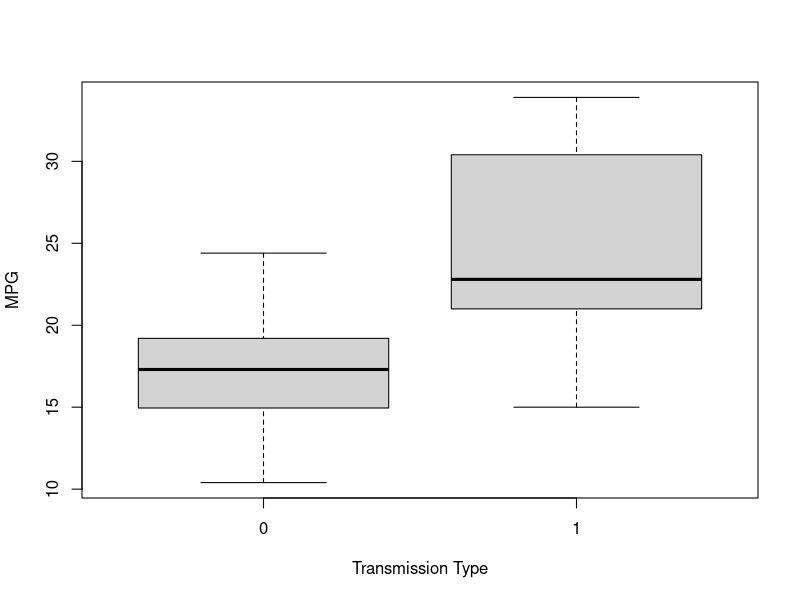
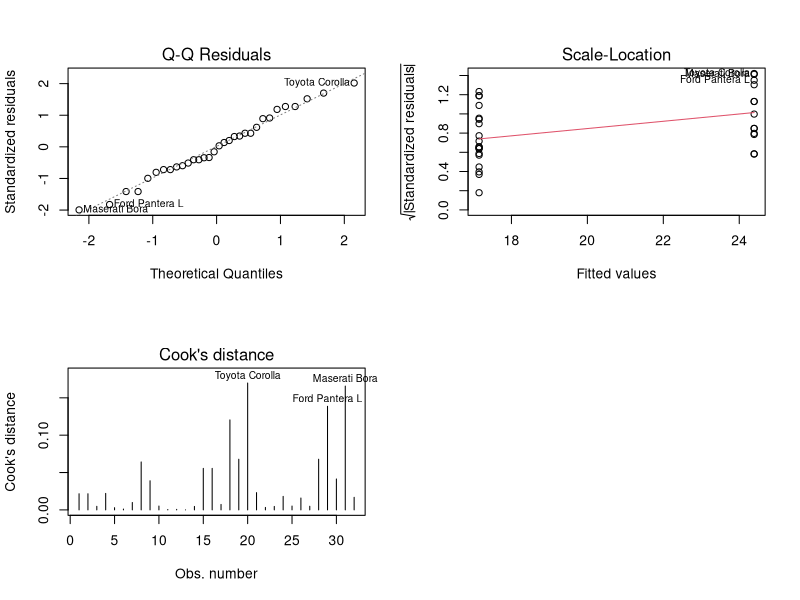

Write the R code that produced these figures, in order.
## ---- chunk 1
knitr::opts_chunk$set(echo = TRUE)
## ---- chunk 2
mtcars <- transform(mtcars, AM = factor(am))
boxplot(mtcars$mpg~AM, mtcars, xlab = "Transmission Type", ylab = "MPG", title="MPG by Transmission Type")

## ---- chunk 3

summary(lm(mpg~., mtcars))
## ---- chunk 4
tranny <-lm(mpg~factor(am)-1, mtcars)
summary(tranny)
###Model for Automatic Transmissions
predict(tranny, newdata = data.frame(am = 1), interval = "prediction")

###Model for Manual Transmissions
predict(tranny, newdata = data.frame(am = 0), interval = "prediction")

## ---- chunk 5
summary(lm(mpg~am, mtcars))
## ---- chunk 6
par(mfrow = c(2, 2))
plot(tranny, which=2)
plot(tranny, which=3)
plot(tranny, which=4)

